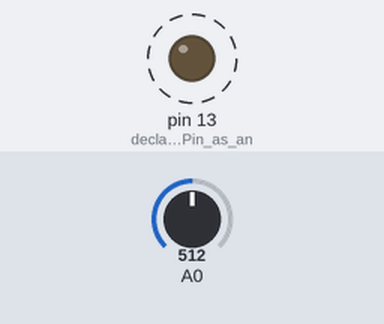
Bench run of a sketch on a simulated Arduino Uno, built with avr-gcc and run on an emulated ATmega328P. Parts: output pins drawn as LEDs (lit = HIGH). Dashed ring = blinking. The test bench sets the inputs (shaded band); at power-on: A0 = 512.

Above: at 1.8 s.
1.9 s: A0 set to 0
At 2.6 s:
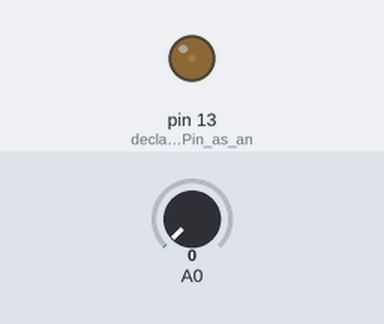
3.6 s: A0 set to 122
At 3.9 s:
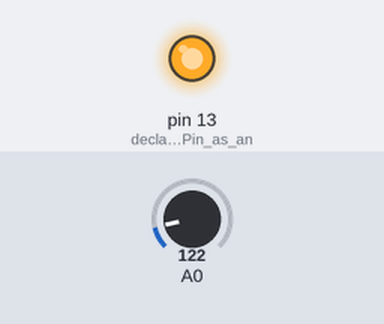
Timing chart, 0 to 13.1 s (numbered marks = the images above; inputs shaded):
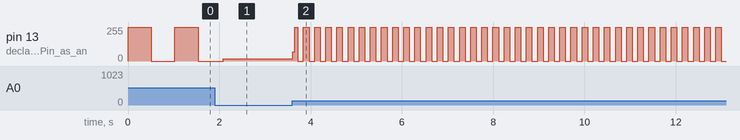

Measured:
- after the input at 3.6 s, pin 13 (declare_the_ledPin_as_an): 16/255 → 68/255 at once, then moves between 0/255 and 255/255, repeating every 0.24 s
- by itself, pin 13 (declare_the_ledPin_as_an): alternates 255/255 for 0.51 s and 0/255 for 0.51 s

The sketch:

Circuit2.ino
```cpp
// Circuit 2 by Alex Burke (1/31/24)
// Using a potentiometer to control the blinking speed of a LED.
// Encountered issues with placement of 5v and GND wires to potentiometer. Resolved quickly.

int potValue;  // create variable to store the value coming from the potentiometer

void setup() {
  pinMode(13, OUTPUT); // declare the ledPin as an OUTPUT:
}

void loop() {

  potValue = analogRead(0);

  digitalWrite(13, HIGH); // turn the ledPin on
  delay(potValue); // stop the program for for <potValue> milliseconds:

  digitalWrite(13, LOW); // turn the ledPin off
  delay(potValue);
}
```
